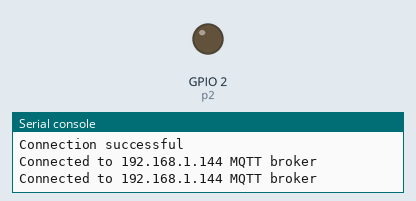
Simulated run of this program. Board: ESP32 board running MicroPython. Parts: output pins drawn as LEDs (lit = HIGH), the last lines printed to the serial console. WiFi joins after 1.5 s; no MQTT or app messages arrive unless stated.

Above: at 11.8 s.
At 21.9 s:
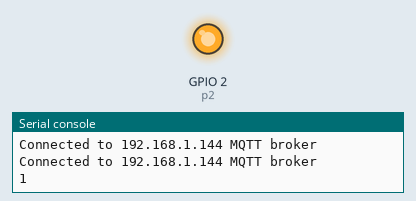
Timing chart, 0 to 28.1 s (numbered marks = the images above):
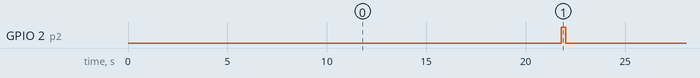

The program:

mqttest.py
```python
import time
from umqttsimple import MQTTClient
import ubinascii
import machine
import micropython
import network
import esp
from machine import Pin
esp.osdebug(None)
import gc
gc.collect()

global client_id, mqtt_server
client_id = 'PL'
ssid = 'GatoDumas'
password = 'GatoAnitaKevin!'
mqtt_server = '192.168.1.144'
client_id = ubinascii.hexlify(machine.unique_id())
topic_pub_temp = b'casa/sensor'
p2 = Pin(2, Pin.OUT)

def connect_wifi():
    #EXAMPLE IP ADDRESS
    #mqtt_server = '192.168.1.106'
    last_message = 0
    message_interval = 5

    station = network.WLAN(network.STA_IF)

    station.active(True)
    station.connect(ssid, password)

    while station.isconnected() == False:
      pass

    print('Connection successful')


def connect_mqtt():
    client = MQTTClient(client_id, mqtt_server)
    #client = MQTTClient(client_id, mqtt_server, user=your_username, password=your_password)
    client.connect()
    print('Connected to %s MQTT broker' % (mqtt_server))
    return client

def restart_and_reconnect():
  print('Failed to connect to MQTT broker. Reconnecting...')
  time.sleep(10)
  machine.reset()

def main():
    temp = 1
    connect_wifi()
    connect_mqtt()
    try:
        client = connect_mqtt()
    except OSError as e:
        restart_and_reconnect()

    while True:
        try:
            time.sleep(20)
            print(temp)
            p2.on()
            client.publish(topic_pub_temp, '{ sensor: ' + str(temp) + ' }')
            time.sleep_ms(200)
            p2.off()
            temp += 1

        except OSError as e:
            restart_and_reconnect()


if __name__ == '__main__':
    main()

sys.exit(0)
```

Measured:
- by itself, GPIO 2 (p2): alternates HIGH for 0.20 s and LOW for 20.0 s
